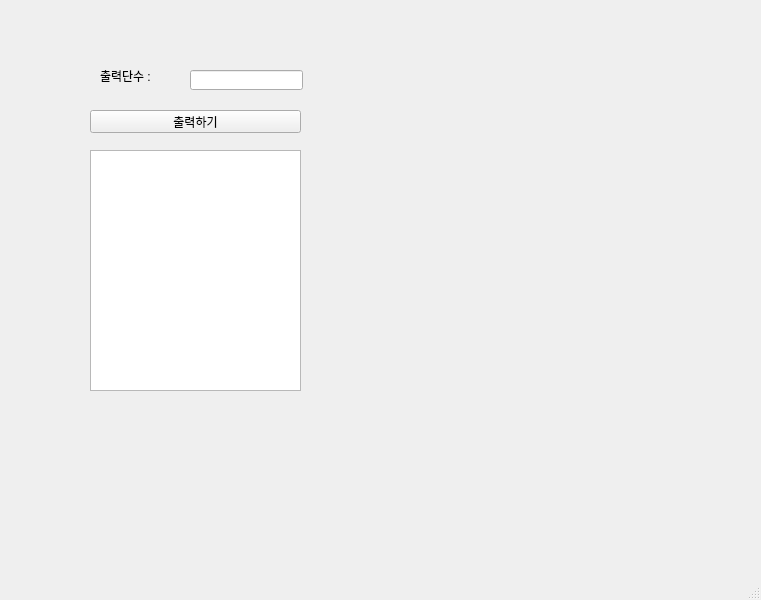
<?xml version="1.0" encoding="UTF-8"?>
<ui version="4.0">
 <class>MainWindow</class>
 <widget class="QMainWindow" name="MainWindow">
  <property name="geometry">
   <rect>
    <x>0</x>
    <y>0</y>
    <width>761</width>
    <height>600</height>
   </rect>
  </property>
  <property name="windowTitle">
   <string>MainWindow</string>
  </property>
  <widget class="QWidget" name="centralwidget">
   <widget class="QLabel" name="lbl">
    <property name="geometry">
     <rect>
      <x>100</x>
      <y>70</y>
      <width>56</width>
      <height>12</height>
     </rect>
    </property>
    <property name="text">
     <string>출력단수 :</string>
    </property>
   </widget>
   <widget class="QLineEdit" name="le">
    <property name="geometry">
     <rect>
      <x>190</x>
      <y>70</y>
      <width>113</width>
      <height>20</height>
     </rect>
    </property>
   </widget>
   <widget class="QPushButton" name="pb">
    <property name="geometry">
     <rect>
      <x>90</x>
      <y>110</y>
      <width>211</width>
      <height>23</height>
     </rect>
    </property>
    <property name="text">
     <string>출력하기</string>
    </property>
   </widget>
   <widget class="QTextEdit" name="te">
    <property name="geometry">
     <rect>
      <x>90</x>
      <y>150</y>
      <width>211</width>
      <height>241</height>
     </rect>
    </property>
   </widget>
  </widget>
  <widget class="QMenuBar" name="menubar">
   <property name="geometry">
    <rect>
     <x>0</x>
     <y>0</y>
     <width>761</width>
     <height>21</height>
    </rect>
   </property>
  </widget>
  <widget class="QStatusBar" name="statusbar"/>
 </widget>
 <resources/>
 <connections/>
</ui>
